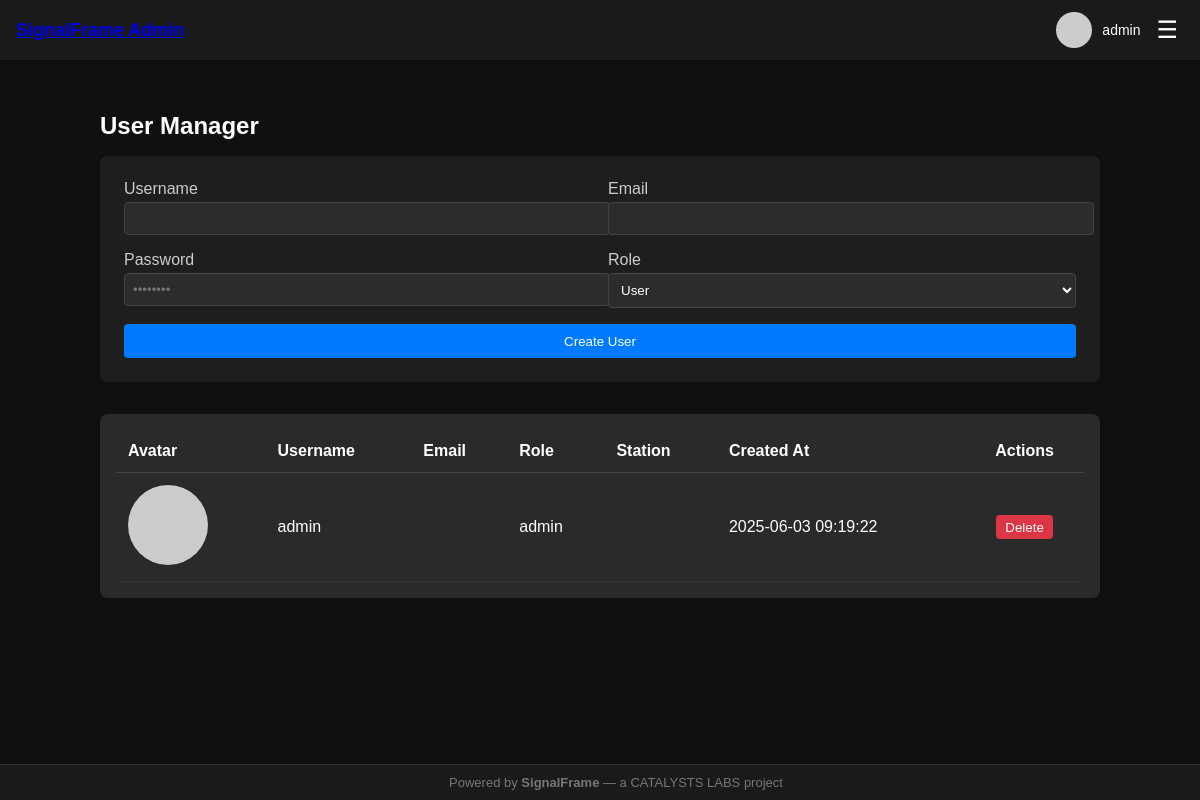
Page /admin/user-manager.php (signed in) on the earlier database version.
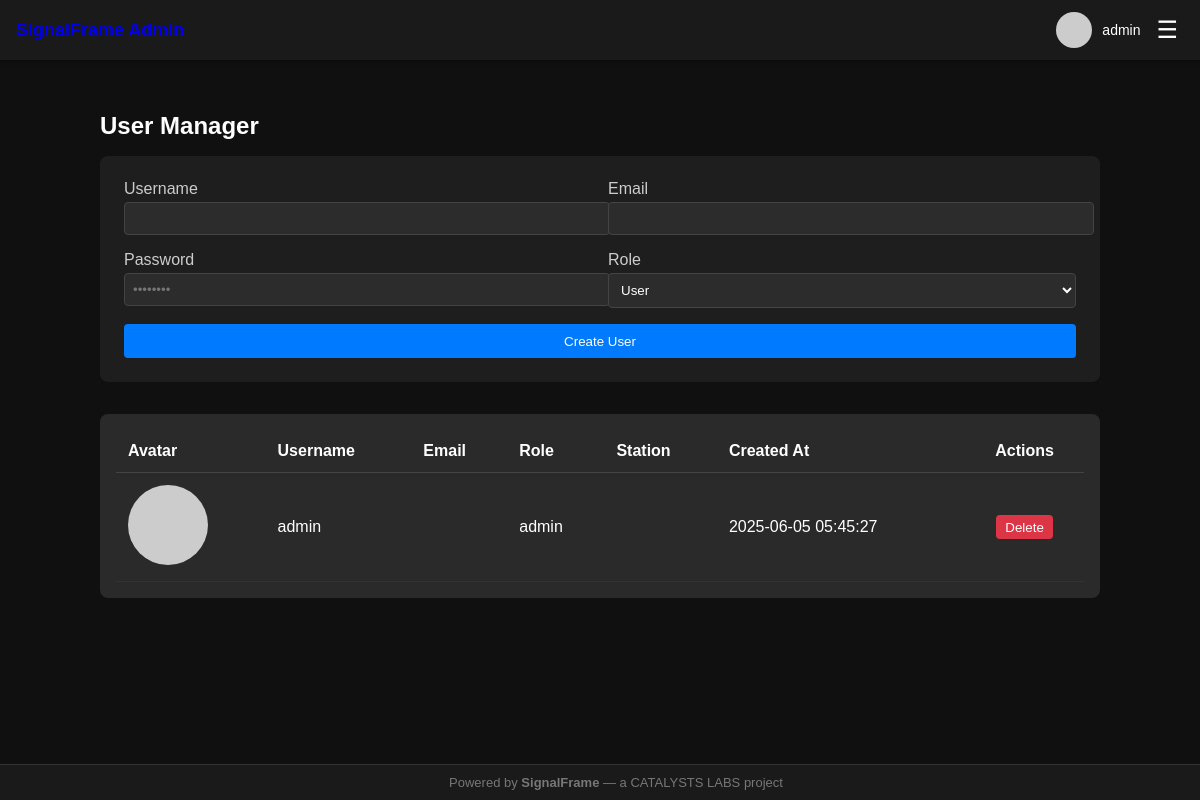
Same page on the later database version.
### tables this page shows
CREATE TABLE users (
            id INTEGER PRIMARY KEY AUTOINCREMENT,
            username TEXT UNIQUE NOT NULL,
            password_hash TEXT NOT NULL,
            role TEXT NOT NULL CHECK(role IN ('dj', 'webmaster', 'station_manager', 'admin')),
            station_id TEXT DEFAULT NULL,
            pfp_filename TEXT DEFAULT NULL,
            api_token TEXT UNIQUE,
            created_at DATETIME DEFAULT CURRENT_TIMESTAMP
        , "email");

### admin/user-manager.php (the view, shortened to what this page needs)
<?php
$pdo = getDbConnection();
$usersStmt = $pdo->query("
    SELECT id, username, email, role, station_id, created_at
    FROM users
    ORDER BY created_at DESC
");
$allUsers = $usersStmt->fetchAll(PDO::FETCH_ASSOC);
?>
<div class="container" style="max-width: 1000px; margin: 2rem auto;">
    <h2 style="margin-bottom: 1rem;">User Manager</h2>
    <div class="form-card" style="background: #1e1e1e; padding: 1.5rem; border-radius: 8px; margin-bottom: 2rem;">
        <form method="POST" action="/admin/user-manager.php" style="display: grid; gap: 1rem;">
            <div style="display: flex; gap: 1rem;">
                <div style="flex: 1;">
                    <label for="new_username" style="display: block; margin-bottom: 0.25rem; color: #ccc;">Username</label>
                    <input
                        type="text"
                        id="new_username"
                        name="new_username"
                        required
                        style="width: 100%; padding: 0.5rem; background: #2c2c2c; border: 1px solid #444; border-radius: 4px; color: #fff;"
                    >
                </div>
                <div style="flex: 1;">
                    <label for="new_email" style="display: block; margin-bottom: 0.25rem; color: #ccc;">Email</label>
                    <input
                        type="email"
                        id="new_email"
                        name="new_email"
                        required
                        style="width: 100%; padding: 0.5rem; background: #2c2c2c; border: 1px solid #444; border-radius: 4px; color: #fff;"
                    >
                </div>
            </div>
            <div style="display: flex; gap: 1rem;">
                <div style="flex: 1;">
                    <label for="new_password" style="display: block; margin-bottom: 0.25rem; color: #ccc;">Password</label>
                    <input
                        type="password"
                        id="new_password"
                        name="new_password"
                        minlength="8"
                        placeholder="••••••••"
                        required
                        style="width: 100%; padding: 0.5rem; background: #2c2c2c; border: 1px solid #444; border-radius: 4px; color: #fff;"
                    >
                </div>
                <div style="flex: 1;">
                    <label for="new_role" style="display: block; margin-bottom: 0.25rem; color: #ccc;">Role</label>
                    <select
                        id="new_role"
                        name="new_role"
                        style="width: 100%; padding: 0.5rem; background: #2c2c2c; border: 1px solid #444; border-radius: 4px; color: #fff;"
                    >
                        <option value="user" selected>User</option>
                    </select>
                </div>
            </div>
            <button
                type="submit"
                name="create_user"
                class="btn btn-primary"
                style="padding: 0.6rem 1.2rem; background: #007bff; border: none; border-radius: 4px; color: #fff;"
            >
                Create User
            </button>
        </form>
    </div>
    <div class="table-responsive" style="background: #2a2a2a; padding: 1rem; border-radius: 8px;">
        <table style="width: 100%; border-collapse: collapse; color: #fff;">
            <thead>
                <tr style="border-bottom: 1px solid #444;">
                    <th style="padding: 0.75rem; text-align: left;">Avatar</th>
                    <th style="padding: 0.75rem; text-align: left;">Username</th>
                    <th style="padding: 0.75rem; text-align: left;">Email</th>
                    <th style="padding: 0.75rem; text-align: left;">Role</th>
                    <th style="padding: 0.75rem; text-align: left;">Station</th>
                    <th style="padding: 0.75rem; text-align: left;">Created At</th>
                    <th style="padding: 0.75rem; text-align: center;">Actions</th>
                </tr>
            </thead>
            <tbody>
                <?php if (empty($allUsers)): ?>
                    <tr>
                        <td colspan="7" style="padding: 1rem; text-align: center; color: #999;">
                            No users found.
                        </td>
                    </tr>
                <?php else: ?>
                    <?php foreach ($allUsers as $u): ?>
                        <?php
                            $hash = md5(strtolower(trim($u['email'])));
                            $stationName = '';
                        ?>
                        <tr style="border-bottom: 1px solid #333;">
                            <td style="padding: 0.75rem;">
                                <img
                                    src="https://www.gravatar.com/avatar/<?= $hash ?>?s=32&d=identicon"
                                    alt="Avatar"
                                    style="border-radius: 50%;"
                                >
                            </td>
                            <td style="padding: 0.75rem;"><?= htmlspecialchars($u['username']) ?></td>
                            <td style="padding: 0.75rem;"><?= htmlspecialchars($u['email']) ?></td>
                            <td style="padding: 0.75rem;"><?= htmlspecialchars($u['role']) ?></td>
                            <td style="padding: 0.75rem;"><?= htmlspecialchars($stationName) ?></td>
                            <td style="padding: 0.75rem;"><?= htmlspecialchars($u['created_at']) ?></td>
                            <td style="padding: 0.75rem; text-align: center;">
                                <form method="POST" action="/admin/user-manager.php"
                                      onsubmit="return confirm('Delete this user?');"
                                      style="display: inline;">
                                    <button type="submit" name="delete_user" class="btn btn-danger"
                                            style="padding: 0.3rem 0.6rem; background: #dc3545; border: none; border-radius: 4px; color: #fff;">
                                        Delete
                                    </button>
                                </form>
                            </td>
                        </tr>
                    <?php endforeach; ?>
                <?php endif; ?>
            </tbody>
        </table>
    </div>
</div>
<?php
$pageContent = ob_get_clean();
include __DIR__ . '/_template.php';

### admin/_template.php (shortened to what this page needs)
<!DOCTYPE html>
<html lang="en">
<head>
  <link rel="stylesheet" href="/admin/assets/admin-style.css" />
</head>
<body>
<?php include __DIR__ . '/_nav.php'; ?>
<div class="dashboard">
  <main>
    <?= $pageContent ?? '' ?>
  </main>
</div>
<footer class="branding-footer fixed-footer">
  Powered by <strong>SignalFrame</strong> — a CATALYSTS LABS project
</footer>
</body>
</html>

### admin/_nav.php (shortened to what this page needs)
<?php
$pdo = getDbConnection();
$userId = $_SESSION['user']['id'];
$stmt = $pdo->prepare('SELECT username, email FROM users WHERE id = ?');
$stmt->execute([$userId]);
$userRow = $stmt->fetch(PDO::FETCH_ASSOC);
$username = htmlspecialchars($userRow['username']);
$email    = strtolower(trim($userRow['email']));
$hash     = md5($email);
$pfpUrl   = "https://www.gravatar.com/avatar/{$hash}?s=32&d=identicon";
?>
<div class="header">
  <div class="header-left">
    <a href="/admin/index.php" class="logo">SignalFrame Admin</a>
  </div>
  <div class="header-right">
    <div class="user-info">
      <a href="/admin/account.php">
        <img src="<?php echo $pfpUrl; ?>" alt="Profile Picture" class="avatar">
      </a>
      <span><?php echo $username; ?></span>
    </div>
    <button class="hamburger" onclick="toggleMenu()">☰</button>
  </div>
</div>

### admin/assets/admin-style.css (style rules this page uses)
body { margin: 0; padding-top: 60px; font-family: sans-serif; background-color: #101010; color: #fff; padding-bottom: 60px; }
.header { position: fixed; top: 0; width: 100%; height: 60px; background-color: #1a1a1a; display: flex; justify-content: space-between; align-items: center; padding: 0 16px; box-shadow: 0 2px 4px rgba(0,0,0,0.3); z-index: 999; box-sizing: border-box; }
.logo { font-size: 18px; font-weight: bold; }
.header-right { display: flex; align-items: center; gap: 10px; }
.user-info { display: flex; align-items: center; gap: 10px; }
.user-info img { width: 36px; height: 36px; border-radius: 50%; object-fit: cover; flex-shrink: 0; display: block; }
.user-info span { font-size: 14px; max-width: 100px; overflow: hidden; text-overflow: ellipsis; white-space: nowrap; color: white; }
.hamburger { font-size: 24px; cursor: pointer; color: white; background: none; border: none; }
.dashboard { padding: 20px; }
.fixed-footer { position: fixed; bottom: 0; left: 0; width: 100%; background-color: #1a1a1a; padding: 10px 16px; text-align: center; font-size: 13px; color: #777; border-top: 1px solid #333; z-index: 998; }

Differences in the rows shown:
changed users "admin": created_at "2025-06-03 09:19:22" → "2025-06-05 05:45:27"
